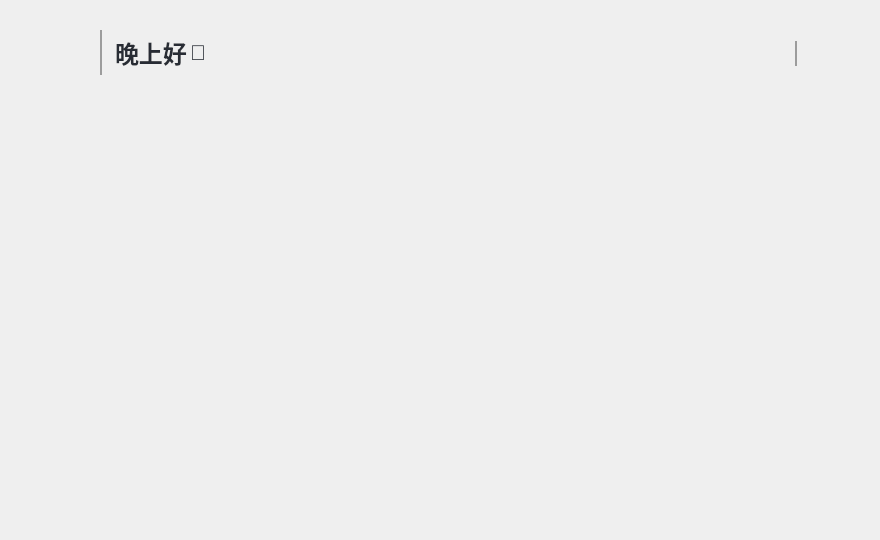
<?xml version="1.0" encoding="UTF-8"?>
<ui version="4.0">
 <class>mainWindow</class>
 <widget class="QMainWindow" name="mainWindow">
  <property name="geometry">
   <rect>
    <x>0</x>
    <y>0</y>
    <width>880</width>
    <height>540</height>
   </rect>
  </property>
  <property name="minimumSize">
   <size>
    <width>880</width>
    <height>540</height>
   </size>
  </property>
  <property name="maximumSize">
   <size>
    <width>880</width>
    <height>540</height>
   </size>
  </property>
  <property name="font">
   <font>
    <pointsize>12</pointsize>
   </font>
  </property>
  <property name="mouseTracking">
   <bool>false</bool>
  </property>
  <property name="windowTitle">
   <string>Geek-Egret 助手</string>
  </property>
  <property name="windowIcon">
   <iconset resource="ge_helper.qrc">
    <normaloff>:/mainWindow/logo/logo_1.png</normaloff>:/mainWindow/logo/logo_1.png</iconset>
  </property>
  <property name="windowOpacity">
   <double>1.000000000000000</double>
  </property>
  <property name="autoFillBackground">
   <bool>false</bool>
  </property>
  <property name="styleSheet">
   <string notr="true">color:#282c34</string>
  </property>
  <property name="iconSize">
   <size>
    <width>64</width>
    <height>64</height>
   </size>
  </property>
  <widget class="QWidget" name="centralwidget">
   <widget class="QPushButton" name="Minimize">
    <property name="geometry">
     <rect>
      <x>830</x>
      <y>11</y>
      <width>15</width>
      <height>15</height>
     </rect>
    </property>
    <property name="minimumSize">
     <size>
      <width>15</width>
      <height>15</height>
     </size>
    </property>
    <property name="maximumSize">
     <size>
      <width>15</width>
      <height>15</height>
     </size>
    </property>
    <property name="styleSheet">
     <string notr="true">background:transparent</string>
    </property>
    <property name="text">
     <string/>
    </property>
    <property name="icon">
     <iconset resource="ge_helper.qrc">
      <normaloff>:/mainWindow/button/minimize.png</normaloff>:/mainWindow/button/minimize.png</iconset>
    </property>
    <property name="iconSize">
     <size>
      <width>13</width>
      <height>13</height>
     </size>
    </property>
    <property name="flat">
     <bool>true</bool>
    </property>
   </widget>
   <widget class="QPushButton" name="Close">
    <property name="geometry">
     <rect>
      <x>855</x>
      <y>8</y>
      <width>15</width>
      <height>15</height>
     </rect>
    </property>
    <property name="minimumSize">
     <size>
      <width>15</width>
      <height>15</height>
     </size>
    </property>
    <property name="maximumSize">
     <size>
      <width>15</width>
      <height>15</height>
     </size>
    </property>
    <property name="styleSheet">
     <string notr="true">background:transparent</string>
    </property>
    <property name="text">
     <string/>
    </property>
    <property name="icon">
     <iconset resource="ge_helper.qrc">
      <normaloff>:/mainWindow/button/close.png</normaloff>:/mainWindow/button/close.png</iconset>
    </property>
    <property name="iconSize">
     <size>
      <width>13</width>
      <height>13</height>
     </size>
    </property>
    <property name="flat">
     <bool>true</bool>
    </property>
   </widget>
   <widget class="QPushButton" name="url">
    <property name="geometry">
     <rect>
      <x>15</x>
      <y>25</y>
      <width>75</width>
      <height>55</height>
     </rect>
    </property>
    <property name="minimumSize">
     <size>
      <width>75</width>
      <height>55</height>
     </size>
    </property>
    <property name="maximumSize">
     <size>
      <width>75</width>
      <height>55</height>
     </size>
    </property>
    <property name="styleSheet">
     <string notr="true">background:transparent
</string>
    </property>
    <property name="text">
     <string/>
    </property>
    <property name="icon">
     <iconset resource="ge_helper.qrc">
      <normaloff>:/mainWindow/button/url_logo.png</normaloff>:/mainWindow/button/url_logo.png</iconset>
    </property>
    <property name="iconSize">
     <size>
      <width>100</width>
      <height>45</height>
     </size>
    </property>
    <property name="flat">
     <bool>true</bool>
    </property>
   </widget>
   <widget class="QLabel" name="greet">
    <property name="geometry">
     <rect>
      <x>115</x>
      <y>30</y>
      <width>81</width>
      <height>45</height>
     </rect>
    </property>
    <property name="minimumSize">
     <size>
      <width>0</width>
      <height>45</height>
     </size>
    </property>
    <property name="maximumSize">
     <size>
      <width>16777215</width>
      <height>45</height>
     </size>
    </property>
    <property name="font">
     <font>
      <family>微软雅黑</family>
      <pointsize>18</pointsize>
      <bold>true</bold>
     </font>
    </property>
    <property name="styleSheet">
     <string notr="true">color:#282c34;</string>
    </property>
    <property name="text">
     <string>晚上好</string>
    </property>
   </widget>
   <widget class="Line" name="line">
    <property name="geometry">
     <rect>
      <x>100</x>
      <y>30</y>
      <width>2</width>
      <height>45</height>
     </rect>
    </property>
    <property name="styleSheet">
     <string notr="true">background-color:#9c9c9c;</string>
    </property>
    <property name="frameShadow">
     <enum>QFrame::Shadow::Sunken</enum>
    </property>
    <property name="lineWidth">
     <number>0</number>
    </property>
    <property name="orientation">
     <enum>Qt::Orientation::Vertical</enum>
    </property>
   </widget>
   <widget class="QPushButton" name="config">
    <property name="geometry">
     <rect>
      <x>815</x>
      <y>37</y>
      <width>35</width>
      <height>35</height>
     </rect>
    </property>
    <property name="minimumSize">
     <size>
      <width>35</width>
      <height>35</height>
     </size>
    </property>
    <property name="maximumSize">
     <size>
      <width>35</width>
      <height>35</height>
     </size>
    </property>
    <property name="styleSheet">
     <string notr="true">background:transparent</string>
    </property>
    <property name="text">
     <string/>
    </property>
    <property name="icon">
     <iconset resource="ge_helper.qrc">
      <normaloff>:/mainWindow/button/config.png</normaloff>:/mainWindow/button/config.png</iconset>
    </property>
    <property name="iconSize">
     <size>
      <width>25</width>
      <height>25</height>
     </size>
    </property>
    <property name="flat">
     <bool>true</bool>
    </property>
   </widget>
   <widget class="Line" name="line_2">
    <property name="geometry">
     <rect>
      <x>795</x>
      <y>41</y>
      <width>2</width>
      <height>25</height>
     </rect>
    </property>
    <property name="styleSheet">
     <string notr="true">background-color:#9c9c9c;</string>
    </property>
    <property name="frameShadow">
     <enum>QFrame::Shadow::Sunken</enum>
    </property>
    <property name="lineWidth">
     <number>0</number>
    </property>
    <property name="orientation">
     <enum>Qt::Orientation::Vertical</enum>
    </property>
   </widget>
   <widget class="QPushButton" name="add">
    <property name="geometry">
     <rect>
      <x>680</x>
      <y>37</y>
      <width>105</width>
      <height>35</height>
     </rect>
    </property>
    <property name="minimumSize">
     <size>
      <width>105</width>
      <height>35</height>
     </size>
    </property>
    <property name="maximumSize">
     <size>
      <width>105</width>
      <height>35</height>
     </size>
    </property>
    <property name="styleSheet">
     <string notr="true">background:transparent</string>
    </property>
    <property name="text">
     <string/>
    </property>
    <property name="icon">
     <iconset resource="ge_helper.qrc">
      <normaloff>:/mainWindow/button/add.png</normaloff>:/mainWindow/button/add.png</iconset>
    </property>
    <property name="iconSize">
     <size>
      <width>100</width>
      <height>25</height>
     </size>
    </property>
    <property name="flat">
     <bool>true</bool>
    </property>
   </widget>
   <widget class="QLabel" name="greet_emoji">
    <property name="geometry">
     <rect>
      <x>190</x>
      <y>40</y>
      <width>25</width>
      <height>25</height>
     </rect>
    </property>
    <property name="font">
     <font>
      <pointsize>16</pointsize>
     </font>
    </property>
    <property name="text">
     <string>🥰</string>
    </property>
   </widget>
  </widget>
 </widget>
 <resources>
  <include location="ge_helper.qrc"/>
 </resources>
 <connections/>
</ui>
